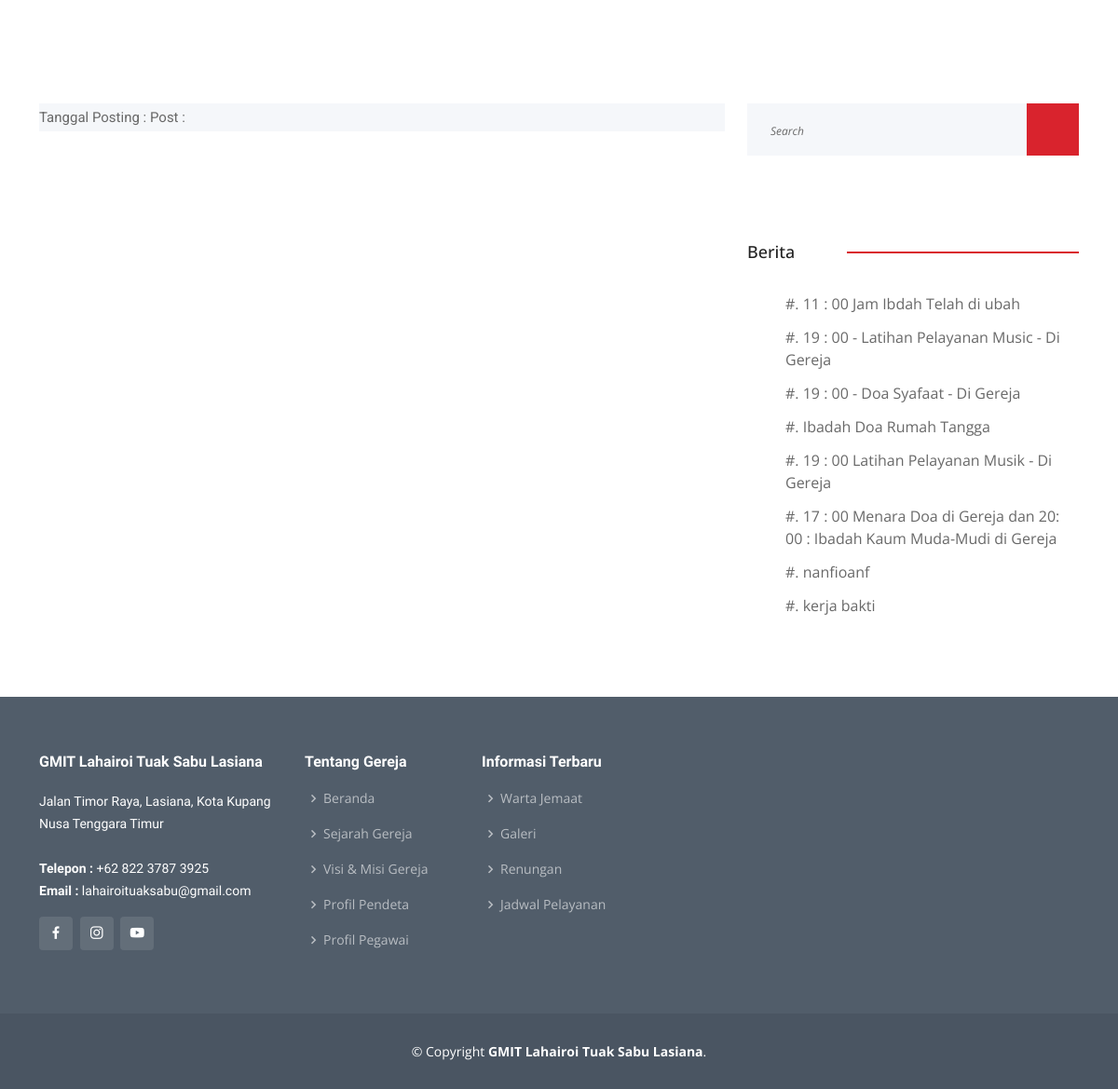
/kegiatan_detail.php (lower part), run on an earlier commit of the app's database.
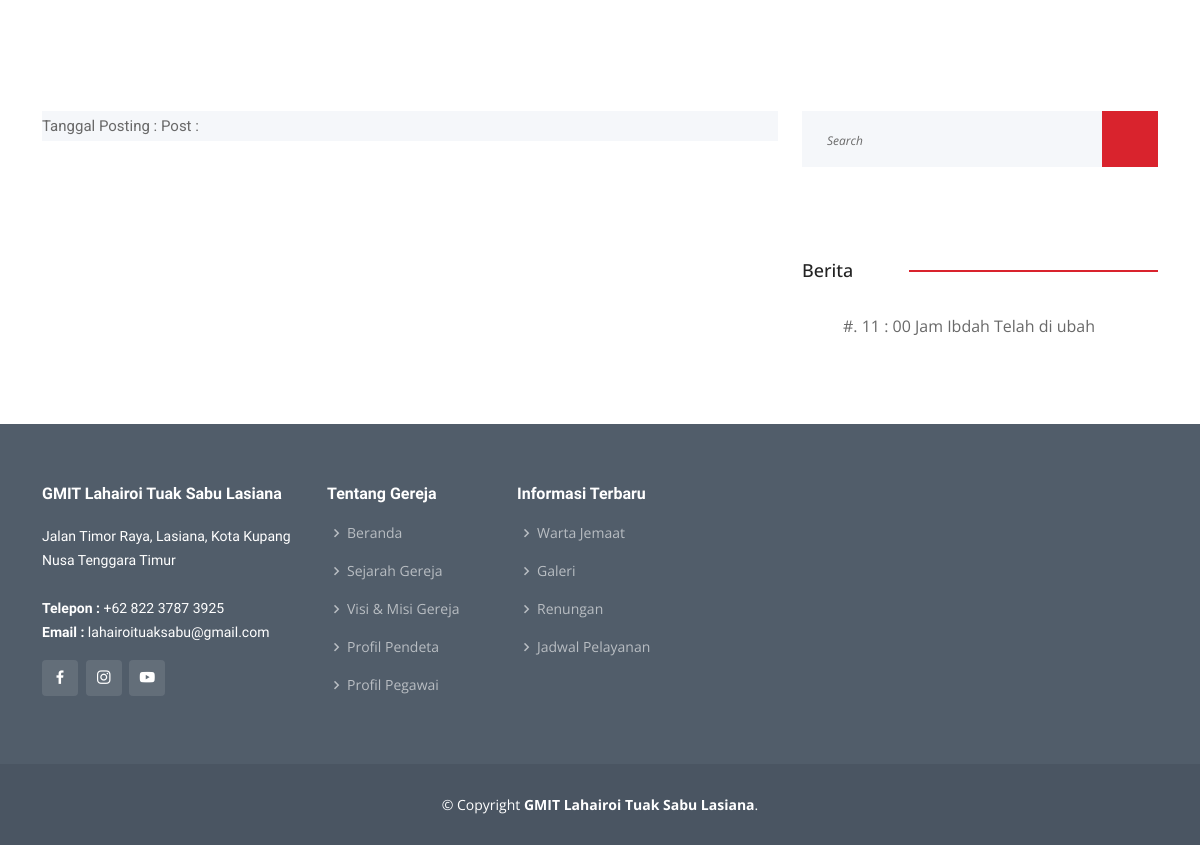
And on a later commit of the database.
### tables this page shows
CREATE TABLE `tbl_file` (
  `kode` int(11) NOT NULL,
  `kategori` varchar(50) DEFAULT NULL,
  `judul` varchar(100) DEFAULT NULL,
  `konten` text,
  `tgl_posting` date DEFAULT NULL,
  `user` varchar(50) DEFAULT NULL,
  `status` varchar(10) NOT NULL,
  `data_file` text NOT NULL
);

### kegiatan_detail.php (the view, shortened to what this page needs)
<?php include'header.php';
$id = base64_decode($_GET["id"]);
$sqlku = mysqli_query($konek,"SELECT * FROM tbl_file WHERE kategori='$id'");
$data  = mysqli_fetch_array($sqlku);
?>
<head>
<link href="assets/css/news.css" rel="stylesheet">
<link href="assets/css/news_responsive.css" rel="stylesheet">
</head>
<div class="home">
	</div>
	<div class="news">
		<div class="container">
			<div class="row">
				<div class="col-lg-8">
					<div class="news_posts">
						<div class="news_post">
							<div class="news_image">
								<p>Tanggal Posting : <?php echo $data['tgl_posting']; ?> Post : <?php echo $data['user']; ?></p>
							</div>
						</div>
					</div>
				</div>
				<div class="col-lg-4">
					<div class="sidebar">
						<div class="sidebar_search">
							<form action="#" id="sidebar_search_form" class="sidebar_search_form">
								<input type="text" class="search_input" placeholder="Search" required="required">
								<button class="search_button"><img src="images/search.png" alt=""></button>
							</form>
						</div>
						<div class="sidebar_categories sidebar_section">
							<div class="sidebar_section_title">
								<div class="sidebar_title">Berita</div>
							</div>
							<ul>
								<?php
						           $qry = mysqli_query($konek,"SELECT * FROM tbl_file ");
						           while ($data=mysqli_fetch_assoc($qry)) {
						          ?>
								<li><a href="kegiatan_detail.php?id=<?php echo base64_encode($data['judul']); ?>">#. <?php echo $data['judul']; ?></a></li>
								<?php } ?>
							</ul>
						</div>
					</div>
				</div>
			</div>
		</div>
	</div>
<?php include'footer.php'; ?>

What changed in the data, as far as the page shows it:
removed tbl_file: judul "19 : 00 - Latihan Pelayanan Music - Di Gereja"
removed tbl_file: judul "19 : 00 - Doa Syafaat - Di Gereja"
removed tbl_file: judul "Ibadah Doa Rumah Tangga"
removed tbl_file: judul "19 : 00 Latihan Pelayanan Musik - Di Gereja"
removed tbl_file: judul "17 : 00 Menara Doa di Gereja dan 20: 00 : Ibadah Kaum Muda-Mudi di Gereja"
removed tbl_file: judul "nanfioanf"
removed tbl_file: judul "kerja bakti"
